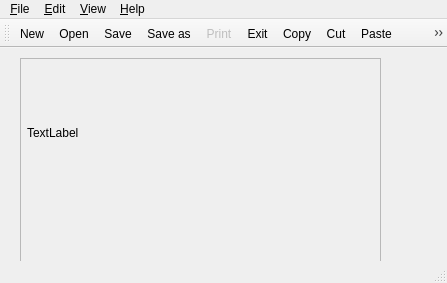
<?xml version="1.0" encoding="UTF-8"?>
<ui version="4.0">
 <class>ImageViewer</class>
 <widget class="QMainWindow" name="ImageViewer">
  <property name="geometry">
   <rect>
    <x>0</x>
    <y>0</y>
    <width>447</width>
    <height>283</height>
   </rect>
  </property>
  <property name="windowTitle">
   <string>ImageViewer</string>
  </property>
  <property name="windowIcon">
   <iconset>
    <normaloff>:/pixmaps/assets/pixmaps/logo.png</normaloff>:/pixmaps/assets/pixmaps/logo.png</iconset>
  </property>
  <widget class="QWidget" name="centralwidget">
   <widget class="QScrollArea" name="scrollArea">
    <property name="geometry">
     <rect>
      <x>20</x>
      <y>10</y>
      <width>361</width>
      <height>211</height>
     </rect>
    </property>
    <property name="widgetResizable">
     <bool>true</bool>
    </property>
    <widget class="QWidget" name="scrollAreaWidgetContents">
     <property name="geometry">
      <rect>
       <x>0</x>
       <y>0</y>
       <width>359</width>
       <height>209</height>
      </rect>
     </property>
     <widget class="QLabel" name="label_pic">
      <property name="geometry">
       <rect>
        <x>6</x>
        <y>3</y>
        <width>281</width>
        <height>141</height>
       </rect>
      </property>
      <property name="text">
       <string>TextLabel</string>
      </property>
     </widget>
    </widget>
   </widget>
  </widget>
  <widget class="QMenuBar" name="menubar">
   <property name="geometry">
    <rect>
     <x>0</x>
     <y>0</y>
     <width>447</width>
     <height>21</height>
    </rect>
   </property>
   <widget class="QMenu" name="menu_Open">
    <property name="title">
     <string>&amp;File</string>
    </property>
    <widget class="QMenu" name="menuRecent_Files">
     <property name="title">
      <string>Recent Files</string>
     </property>
    </widget>
    <addaction name="action_New"/>
    <addaction name="action_Open"/>
    <addaction name="menuRecent_Files"/>
    <addaction name="separator"/>
    <addaction name="action_Save"/>
    <addaction name="action_Save_as"/>
    <addaction name="action_Print"/>
    <addaction name="separator"/>
    <addaction name="action_Exit"/>
    <addaction name="separator"/>
   </widget>
   <widget class="QMenu" name="menu_Edit">
    <property name="title">
     <string>&amp;Edit</string>
    </property>
    <addaction name="action_Copy"/>
    <addaction name="action_Paste"/>
    <addaction name="action_Cut"/>
   </widget>
   <widget class="QMenu" name="menu_View">
    <property name="title">
     <string>&amp;View</string>
    </property>
    <addaction name="action_Zoom_in"/>
    <addaction name="action_Zoom_out"/>
    <addaction name="action_Zoom_100"/>
    <addaction name="action_Fit_to_Window"/>
    <addaction name="action_Show_Dialog"/>
    <addaction name="separator"/>
    <addaction name="action_Dark_Mood"/>
   </widget>
   <widget class="QMenu" name="menu_Help">
    <property name="title">
     <string>&amp;Help</string>
    </property>
    <addaction name="action_About"/>
    <addaction name="action_About_Qt"/>
   </widget>
   <addaction name="menu_Open"/>
   <addaction name="menu_Edit"/>
   <addaction name="menu_View"/>
   <addaction name="menu_Help"/>
  </widget>
  <widget class="QStatusBar" name="statusbar"/>
  <widget class="QToolBar" name="toolBar">
   <property name="windowTitle">
    <string>toolBar</string>
   </property>
   <attribute name="toolBarArea">
    <enum>TopToolBarArea</enum>
   </attribute>
   <attribute name="toolBarBreak">
    <bool>false</bool>
   </attribute>
   <addaction name="action_New"/>
   <addaction name="action_Open"/>
   <addaction name="action_Save"/>
   <addaction name="action_Save_as"/>
   <addaction name="action_Print"/>
   <addaction name="action_Exit"/>
   <addaction name="action_Copy"/>
   <addaction name="action_Cut"/>
   <addaction name="action_Paste"/>
   <addaction name="action_Zoom_100"/>
   <addaction name="action_Zoom_in"/>
   <addaction name="action_Zoom_out"/>
   <addaction name="separator"/>
   <addaction name="action_Dark_Mood"/>
  </widget>
  <action name="action_Open">
   <property name="icon">
    <iconset resource="ressources.qrc">
     <normaloff>:/images/images/open.png</normaloff>:/images/images/open.png</iconset>
   </property>
   <property name="text">
    <string>&amp;Open</string>
   </property>
   <property name="shortcut">
    <string>Ctrl+O</string>
   </property>
  </action>
  <action name="action_Save">
   <property name="icon">
    <iconset resource="ressources.qrc">
     <normaloff>:/images/images/save.png</normaloff>:/images/images/save.png</iconset>
   </property>
   <property name="text">
    <string>&amp;Save</string>
   </property>
   <property name="shortcut">
    <string>Ctrl+S</string>
   </property>
  </action>
  <action name="action_Save_as">
   <property name="icon">
    <iconset resource="ressources.qrc">
     <normaloff>:/images/images/save_as.png</normaloff>:/images/images/save_as.png</iconset>
   </property>
   <property name="text">
    <string>&amp;Save &amp;as</string>
   </property>
  </action>
  <action name="action_Print">
   <property name="enabled">
    <bool>false</bool>
   </property>
   <property name="icon">
    <iconset resource="ressources.qrc">
     <normaloff>:/images/images/print.png</normaloff>:/images/images/print.png</iconset>
   </property>
   <property name="text">
    <string>&amp;Print</string>
   </property>
   <property name="shortcut">
    <string>Ctrl+P</string>
   </property>
  </action>
  <action name="action_Exit">
   <property name="icon">
    <iconset resource="ressources.qrc">
     <normaloff>:/images/images/exit.png</normaloff>:/images/images/exit.png</iconset>
   </property>
   <property name="text">
    <string>&amp;Exit</string>
   </property>
   <property name="shortcut">
    <string>F4</string>
   </property>
  </action>
  <action name="action_Copy">
   <property name="icon">
    <iconset resource="ressources.qrc">
     <normaloff>:/images/images/copy.png</normaloff>:/images/images/copy.png</iconset>
   </property>
   <property name="text">
    <string>&amp;Copy</string>
   </property>
   <property name="shortcut">
    <string>Ctrl+C</string>
   </property>
  </action>
  <action name="action_Paste">
   <property name="icon">
    <iconset resource="ressources.qrc">
     <normaloff>:/images/images/paste.png</normaloff>:/images/images/paste.png</iconset>
   </property>
   <property name="text">
    <string>&amp;Paste</string>
   </property>
   <property name="shortcut">
    <string>Ctrl+V</string>
   </property>
  </action>
  <action name="action_Zoom_in">
   <property name="icon">
    <iconset resource="ressources.qrc">
     <normaloff>:/images/images/zoom-png-1.png</normaloff>:/images/images/zoom-png-1.png</iconset>
   </property>
   <property name="text">
    <string>&amp;Zoom in</string>
   </property>
   <property name="shortcut">
    <string>Ctrl+Shift+=</string>
   </property>
  </action>
  <action name="action_Zoom_out">
   <property name="icon">
    <iconset resource="ressources.qrc">
     <normaloff>:/images/images/zoomout.png</normaloff>:/images/images/zoomout.png</iconset>
   </property>
   <property name="text">
    <string>&amp;Zoom out</string>
   </property>
   <property name="shortcut">
    <string>Ctrl+-</string>
   </property>
  </action>
  <action name="action_Zoom_100">
   <property name="icon">
    <iconset resource="ressources.qrc">
     <normaloff>:/images/images/zoom.png</normaloff>:/images/images/zoom.png</iconset>
   </property>
   <property name="text">
    <string>&amp;Zoom 100%</string>
   </property>
   <property name="shortcut">
    <string>Ctrl+0</string>
   </property>
  </action>
  <action name="action_Fit_to_Window">
   <property name="checkable">
    <bool>true</bool>
   </property>
   <property name="checked">
    <bool>false</bool>
   </property>
   <property name="text">
    <string>&amp;Fit to Window</string>
   </property>
   <property name="shortcut">
    <string>Ctrl+F</string>
   </property>
  </action>
  <action name="action_Show_Dialog">
   <property name="text">
    <string>&amp;Show Dialog</string>
   </property>
  </action>
  <action name="action_About">
   <property name="icon">
    <iconset resource="ressources.qrc">
     <normaloff>:/images/images/info.png</normaloff>:/images/images/info.png</iconset>
   </property>
   <property name="text">
    <string>&amp;About</string>
   </property>
  </action>
  <action name="action_About_Qt">
   <property name="icon">
    <iconset resource="ressources.qrc">
     <normaloff>:/images/images/info.png</normaloff>:/images/images/info.png</iconset>
   </property>
   <property name="text">
    <string>&amp;About Qt</string>
   </property>
  </action>
  <action name="action_New">
   <property name="icon">
    <iconset resource="ressources.qrc">
     <normaloff>:/images/images/new.png</normaloff>:/images/images/new.png</iconset>
   </property>
   <property name="text">
    <string>&amp;New</string>
   </property>
   <property name="shortcut">
    <string>Ctrl+N</string>
   </property>
  </action>
  <action name="action_Cut">
   <property name="icon">
    <iconset resource="ressources.qrc">
     <normaloff>:/images/images/cut.png</normaloff>:/images/images/cut.png</iconset>
   </property>
   <property name="text">
    <string>&amp;Cut</string>
   </property>
   <property name="shortcut">
    <string>Ctrl+X</string>
   </property>
  </action>
  <action name="actionmenuRecent_Files">
   <property name="text">
    <string>menuRecent_Files</string>
   </property>
  </action>
  <action name="action_Dark_Mood">
   <property name="icon">
    <iconset resource="ressources.qrc">
     <normaloff>:/images/images/pixmaps/logo.svg</normaloff>:/images/images/pixmaps/logo.svg</iconset>
   </property>
   <property name="text">
    <string>Dark Mood</string>
   </property>
  </action>
 </widget>
 <resources>
  <include location="ressources.qrc"/>
 </resources>
 <connections/>
</ui>
